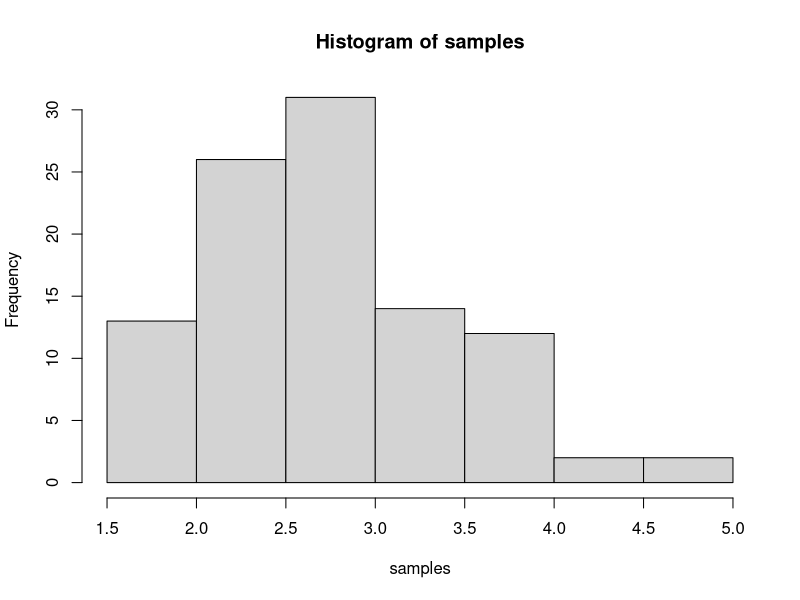
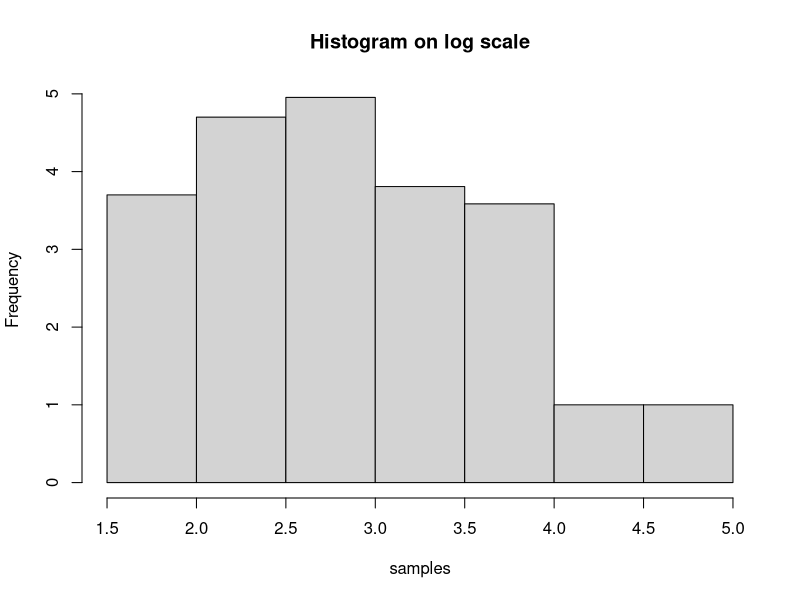

The R source for these figures, in order:
## ---- chunk 1
knitr::opts_chunk$set(echo = TRUE)
## ---- chunk 2
rm(list=ls()) #clearing all variables etc.
samples = rlnorm(100, 1, 0.25) #drawing 100 samples form a random distribution
hist.samples = hist(samples, plot=F) #create a hist diagramm without plotting it, in order to get the counts
hist.samples$counts = log(hist.samples$counts,2) #converte the counts to log scale
## ---- chunk 3
hist(samples)
plot(hist.samples, main = "Histogram on log scale")
